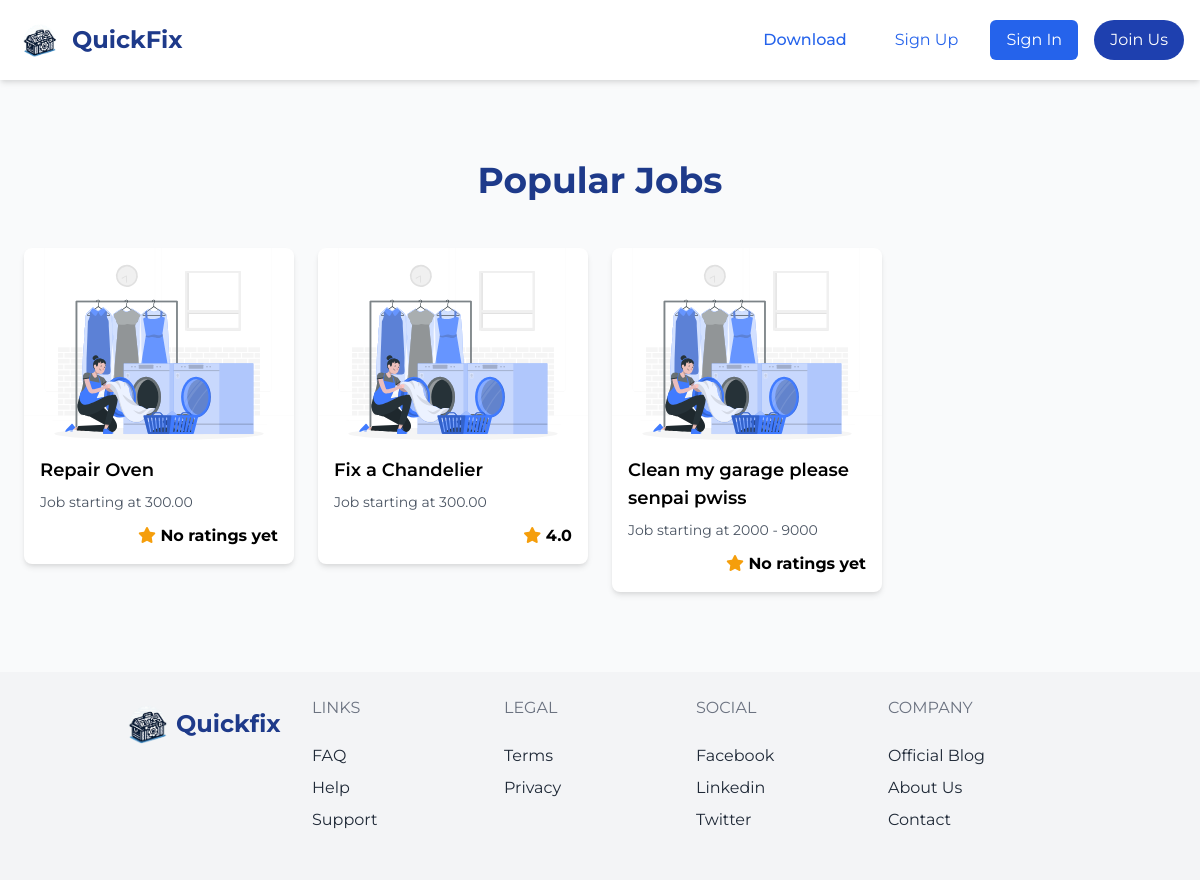
Screenshot of /categories.php?category_id=10 with the database file from the repository.
### tables this page shows
CREATE TABLE `jobs` (
  `id` int(11) NOT NULL,
  `user_id` int(11) NOT NULL,
  `job_title` varchar(255) NOT NULL,
  `job_date` date DEFAULT NULL,
  `job_time` varchar(50) DEFAULT NULL,
  `location` varchar(255) NOT NULL,
  `description` text NOT NULL,
  `budget` text NOT NULL COMMENT 'oldset:decimal=10,2||current:ranging',
  `images` text DEFAULT NULL,
  `created_at` timestamp NOT NULL DEFAULT current_timestamp(),
  `status` enum('open','in_progress','completed','cancelled') NOT NULL DEFAULT 'open',
  `latitude` decimal(10,6) DEFAULT NULL,
  `longitude` decimal(10,6) DEFAULT NULL,
  `category_id` int(11) NOT NULL,
  `sub_category_id` int(11) NOT NULL,
  `cancelled_at` timestamp NULL DEFAULT NULL,
  `cancelled_by` int(11) DEFAULT NULL,
  `chosen_worker_id` int(11) DEFAULT NULL
);

### categories.php (the view, shortened to what this page needs)
<?php
include 'config/db_connection.php';
$category_id = $_GET['category_id'];
$query = "SELECT * FROM jobs WHERE category_id = $category_id";
$jobsresult = $conn->query($query);
?>
<!DOCTYPE html>
<html lang="en">
<head>
  <link rel="stylesheet" href="https://unpkg.com/tailwindcss@2.2.19/dist/tailwind.min.css" />
</head>
<body class="bg-white min-h-screen">
  <nav class="flex justify-between items-center p-4 bg-white shadow-md sticky top-0 z-50">
    <a href="#" class="flex items-center space-x-2">
      <img src="./img/logo1.png" alt="Company Logo" class="h-12 w-auto">
      <span class="text-2xl font-bold text-blue-900">QuickFix</span>
    </a>
    <div id="nav-content" x-data="{ mobileOpen: false, categoryOpen: false, userType: null }"
      :class="{'hidden': !mobileOpen, 'flex': mobileOpen}"
      class="lg:flex lg:items-center flex-col lg:flex-row lg:space-x-6 lg:space-y-0 absolute lg:relative top-full left-0 w-full lg:w-auto bg-white shadow-md lg:shadow-none lg:bg-transparent">
      <div class="flex flex-col lg:flex-row items-start lg:items-center lg:space-x-4">
        <a href="#download" class="block lg:inline text-blue-600 hover:text-blue-800 font-medium py-2 px-4">Download</a>
      <div class="flex justify-center space-x-4 py-4 lg:py-0">
        <a href="./user/user-registration.php"><button class="px-4 py-2 text-blue-600 hover:bg-blue-50 rounded-md">Sign Up</button></a>
        <a href="./user/userLogin.php"><button class="px-4 py-2 bg-blue-600 text-white rounded-md hover:bg-blue-700">Sign In</button></a>
        <a href="./job-seeker/become-a-job-seeker.php"><button class="px-4 py-2 bg-blue-800 text-white rounded-full hover:bg-blue-900">Join Us</button></a>
      </div>
    </div>
  </nav>
  <section class="bg-gray-50 py-20 px-4">
    <div class="max-w-6xl mx-auto">
      <h2 class="text-4xl font-bold mb-12 text-blue-900 text-center">Popular Jobs</h2>
      <div class="grid grid-cols-1 sm:grid-cols-2 md:grid-cols-3 lg:grid-cols-4 gap-6">
        <?php while ($row = $jobsresult->fetch_assoc()) { ?>
          <a href="categories.php?category_id=<?= $row['id'] ?>">
            <div class="bg-white rounded-lg shadow-md overflow-hidden transform transition-transform duration-300 hover:scale-105">
              <img src="./img/laundry.svg" alt="Cleaning" class="w-full h-48 object-cover">
              <div class="p-4">
                <h3 class="font-semibold text-lg mb-2"><?= htmlspecialchars($row['job_title']) ?></h3>
                <p class="text-gray-600 text-sm">Job starting at <?= htmlspecialchars($row['budget']) ?></p>
                <?php
                $query2 = "SELECT AVG(rating) as avg_rating FROM completed_jobs WHERE job_id = '" . $row['id'] . "'";
                $completed_jobsresult = $conn->query($query2);
                $row2 = $completed_jobsresult->fetch_assoc();
                $rating = $row2['avg_rating'] ? number_format($row2['avg_rating'], 1) : "No ratings yet";
                ?>
                <div class="text-right mt-3">
                  <b><span class="text-yellow-500"><i class="fas fa-star"></i></span> <?= $rating ?></b>
                </div>
              </div>
            </div>
          </a>
        <?php } ?>
      </div>
    </div>
  </section>
  <footer class="bg-gray-100">
    <div class="container mx-auto px-8">
      <div class="w-full flex flex-col md:flex-row py-6">
        <div class="flex-1 mb-6 text-blue-900">
          <a class="no-underline hover:no-underline flex items-center font-bold text-1xl lg:text-2xl" href="#">
            <img src="./img/logo1.png" alt="Quickfix Logo" class="h-10 lg:h-14">
            <span>Quickfix</span>
          </a>
        </div>
        <div class="flex-1">
          <p class="uppercase text-gray-500 md:mb-6">Links</p>
          <ul class="list-reset mb-6">
            <li class="mt-2 inline-block mr-2 md:block md:mr-0">
              <a href="#" class="no-underline hover:underline text-gray-800 hover:text-blue-500">FAQ</a>
            </li>
            <li class="mt-2 inline-block mr-2 md:block md:mr-0">
              <a href="#" class="no-underline hover:underline text-gray-800 hover:text-blue-500">Help</a>
            </li>
            <li class="mt-2 inline-block mr-2 md:block md:mr-0">
              <a href="#" class="no-underline hover:underline text-gray-800 hover:text-blue-500">Support</a>
            </li>
          </ul>
        </div>
        <div class="flex-1">
          <p class="uppercase text-gray-500 md:mb-6">Legal</p>
          <ul class="list-reset mb-6">
            <li class="mt-2 inline-block mr-2 md:block md:mr-0">
              <a href="#" class="no-underline hover:underline text-gray-800 hover:text-blue-500">Terms</a>
            </li>
            <li class="mt-2 inline-block mr-2 md:block md:mr-0">
              <a href="#" class="no-underline hover:underline text-gray-800 hover:text-blue-500">Privacy</a>
            </li>
          </ul>
        </div>
        <div class="flex-1">
          <p class="uppercase text-gray-500 md:mb-6">Social</p>
          <ul class="list-reset mb-6">
            <li class="mt-2 inline-block mr-2 md:block md:mr-0">
              <a href="#" class="no-underline hover:underline text-gray-800 hover:text-blue-500">Facebook</a>
            </li>
            <li class="mt-2 inline-block mr-2 md:block md:mr-0">
              <a href="#" class="no-underline hover:underline text-gray-800 hover:text-blue-500">Linkedin</a>
            </li>
            <li class="mt-2 inline-block mr-2 md:block md:mr-0">
              <a href="#" class="no-underline hover:underline text-gray-800 hover:text-blue-500">Twitter</a>
            </li>
          </ul>
        </div>
        <div class="flex-1">
          <p class="uppercase text-gray-500 md:mb-6">Company</p>
          <ul class="list-reset mb-6">
            <li class="mt-2 inline-block mr-2 md:block md:mr-0">
              <a href="#" class="no-underline hover:underline text-gray-800 hover:text-blue-500">Official Blog</a>
            </li>
            <li class="mt-2 inline-block mr-2 md:block md:mr-0">
              <a href="#" class="no-underline hover:underline text-gray-800 hover:text-blue-500">About Us</a>
            </li>
            <li class="mt-2 inline-block mr-2 md:block md:mr-0">
              <a href="#" class="no-underline hover:underline text-gray-800 hover:text-blue-500">Contact</a>
            </li>
          </ul>
        </div>
      </div>
    </div>
  </footer>
</body>
</html>

### categories.php (style rules this page uses)
body { font-family: 'Montserrat', sans-serif; }
html { scroll-behavior: smooth; }

### rows the page displays
jobs: job_title "Repair Oven", budget "300.00", rating "No ratings yet"
jobs: job_title "Fix a Chandelier", budget "300.00", rating "4.0"
jobs: job_title "Clean my garage please senpai pwiss", budget "2000 - 9000", rating "No ratings yet"
